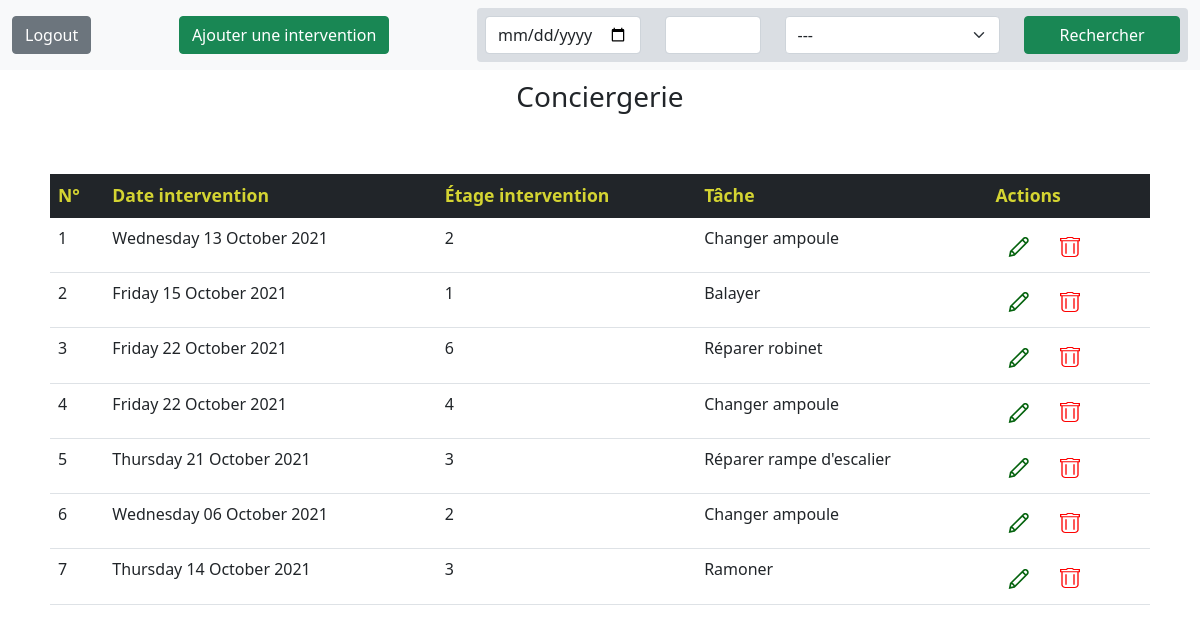
/index.php (signed in), run on the app's committed database.
### tables this page shows
CREATE TABLE `intervention` (
  `id_intervention` int(11) NOT NULL,
  `date_intervention` date NOT NULL,
  `etage_intervention` smallint(6) NOT NULL,
  `id_tache` int(11) NOT NULL
);

CREATE TABLE `tache` (
  `id_tache` int(11) NOT NULL,
  `libelle_tache` varchar(255) NOT NULL
);

### controllers/listController.php (called while the page is built, shortened)
<?php
require_once(__DIR__ . '/../models/InterventionModel.php');
$search = "";
$interventionModel = new InterventionModel();
$listInterventions = $interventionModel->listInterventions($search);
require(__DIR__ . '/../views/listView.php');

### models/Database.php (called while the page is built, shortened)
<?php
class Database
{
    public function connect()
    {
        try
         {
            $bdd = new PDO('mysql:host='. HOST.';dbname='.DBNAME, USER, PASSWD,[
		        PDO::ATTR_ERRMODE => PDO::ERRMODE_WARNING,
		        PDO::MYSQL_ATTR_INIT_COMMAND => "SET NAMES utf8",
		        PDO::ATTR_DEFAULT_FETCH_MODE => PDO::FETCH_ASSOC
            ]);
            return $bdd;
        }
        catch(Exception $e)
        {
            die('Erreur : '.$e->getMessage());
        }
    }
}

### models/InterventionModel.php (called while the page is built, shortened)
<?php
require_once('Database.php');
class InterventionModel extends Database
{
    public function listInterventions($search)
    {
        try {
            $intervention = $this->connect()->prepare('
            SELECT id_intervention,
            date_intervention,
            etage_intervention,
            intervention.id_tache,
            libelle_tache
            FROM intervention, tache
            WHERE intervention.id_tache = tache.id_tache
            ' . $search);
            $intervention->execute();
            $result = $intervention->fetchAll(PDO::FETCH_ASSOC);
            return $result;
        } catch (Exception $e) {
            $GLOBALS['errorMessage'] = 2;
        }
    }
}

### views/listView.php (the view, shortened to what this page needs)
<div class="table-responsive listInterventions">
    <table class="table table-hover">
        <thead class="table-dark table-head sticky-top">
            <tr>
                <th scope="col">N°</th>
                <th scope="col">Date intervention</th>
                <th scope="col">Étage intervention</th>
                <th scope="col">Tâche</th>
                <th scope="col">Actions</th>
            </tr>
        </thead>
        <tbody class="table-body">
            <?php
            foreach ($listInterventions as $key => $intervention) {
            ?>
                <tr>
                    <td><?= $key + 1 ?></td>
                    <td><?php
                        echo strftime("%A %#d %B %Y", strtotime($intervention['date_intervention']));
                        ?>
                    </td>
                    <td><?= $intervention['etage_intervention']; ?></td>
                    <td><?= $intervention['libelle_tache']; ?></td>
                    <td>
                        <button class="btn" data-bs-toggle="modal" data-bs-target="#updateModal<?= $intervention['id_intervention']; ?>"><img src="./assets/icons/update.svg" title="Modifier intervention"></button>
                        <button class="btn" data-bs-toggle="modal" data-bs-target="#alertDeleteModal"><img src="./assets/icons/delete.svg" title="Supprimer intervention"></button>
                    </td>
                </tr>
            <?php
            }
            ?>
        </tbody>
    </table>
</div>
<?php
$loopInterventions =  ob_get_clean();
require_once('skeleton.php');
?>

### index.php (shortened to what this page needs)
<?php
if (isset($_SESSION['connected'])) {
    if(isset($_GET['new'])){
        require_once(__DIR__.'/controllers/newController.php');
    }else if(isset($_GET['update'])){
        require_once(__DIR__.'/controllers/updateController.php');
    }else if(isset($_GET['delete'])){
        require_once(__DIR__.'/controllers/deleteController.php');
    }else if (isset($_GET['logout'])){
        require_once(__DIR__.'/controllers/logoutController.php');
    } else{
        require_once(__DIR__.'/controllers/listController.php');
    }
}
else{
    require(__DIR__ . '/views/loginView.php');
}
?>

### views/header.php (shortened to what this page needs)
<!DOCTYPE html>
<html lang="fr">
<head>
  <link href="https://cdn.jsdelivr.net/npm/bootstrap@5.1.2/dist/css/bootstrap.min.css" rel="stylesheet">
  <link href="./assets/style.css" rel="stylesheet">
</head>

### views/skeleton.php (shortened to what this page needs)
<?php include(__DIR__ . '/header.php');?>
<body>
  <header>
    <nav class="navbar navbar-light bg-light">
      <div class="container-fluid">
      <a href="?logout" class="btn btn-secondary" type="button">Logout</a>
        <button class="btn btn-success" data-bs-toggle="modal" data-bs-target="#newModal" type="button">Ajouter une intervention</button>
        <form class="search-form d-flex rounded" method="POST" action="./">
          <div class="row">
            <div class="col-3">
              <input class="form-control" type="date" name="dateSearch" placeholder="Date intervention" title="Date de l'intervention">
            </div>
            <div class="col-2">
              <input type="number" name="etageSearch" class="form-control" min="0" max="12" title="Étage de l'intervention" />
            </div>
            <div class="col-4">
              <select name="tacheSearch" class="form-select" title="Tache de l'intervention">
                <option value="">---</option>
              </select>
            </div>
            <div class="col-3">
              <button class="btn btn-success btn-search" data-bs-toggle="tooltip" data-bs-placement="top" title="Rechercher une intervention" type="submit">Rechercher</button>
            </div>
          </div>
        </form>
      </div>
    </nav>
  </header>
  <p class="h3">Conciergerie</p>
  <?php if (!empty($loopInterventions)) {
    echo $loopInterventions;
  } ?>
</body>
</html>

### assets/style.css (style rules this page uses)
.h3 { text-align: center; padding: 10px; }
.listInterventions { display: block; height: calc(100vh - 300px); margin: 50px; }
.table-head { font-size: 1.1rem; font-weight: 100; color: rgb(212, 212, 50); }
.table-body { overflow-y: auto; }
.btn-search { width: 100%; }
.search-form { background-color:#dadee3; padding: 8px; }

### data on the page
intervention: date_intervention "Wednesday 13 October 2021", etage_intervention "2", id_tache.libelle_tache "Changer ampoule"
intervention: date_intervention "Friday 15 October 2021", etage_intervention "1", id_tache.libelle_tache "Balayer"
intervention: date_intervention "Friday 22 October 2021", etage_intervention "6", id_tache.libelle_tache "Réparer robinet"
intervention: date_intervention "Friday 22 October 2021", etage_intervention "4", id_tache.libelle_tache "Changer ampoule"
intervention: date_intervention "Thursday 21 October 2021", etage_intervention "3", id_tache.libelle_tache "Réparer rampe d'escalier"
intervention: date_intervention "Wednesday 06 October 2021", etage_intervention "2", id_tache.libelle_tache "Changer ampoule"
intervention: date_intervention "Thursday 14 October 2021", etage_intervention "3", id_tache.libelle_tache "Ramoner"
